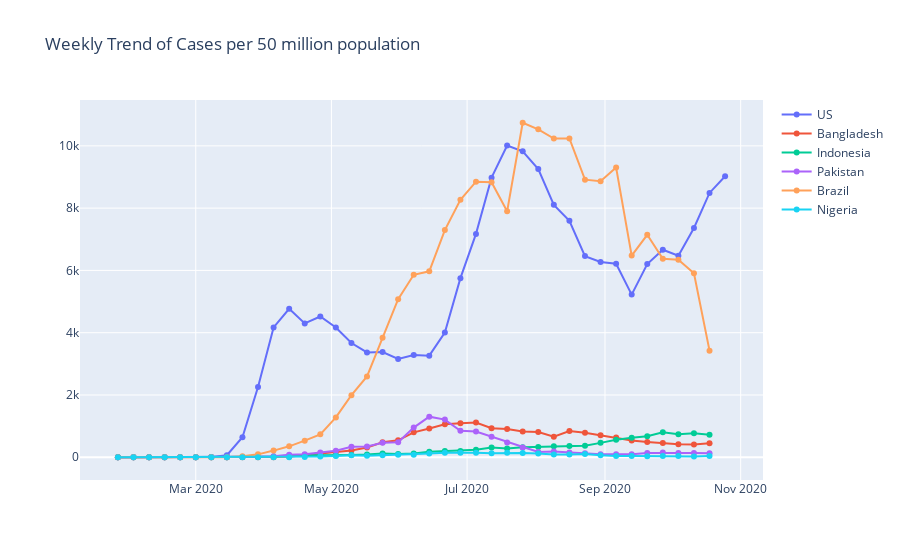

Write notebook code for a chart like this one.
### Code cell
trace0 = go.Scatter(x=WeeklyUS_cases.index, y=WeeklyUS_cases["UnitedStates"], 
                    name="US", 
                    mode="lines+markers") 

trace1 = go.Scatter(x=WeeklyCountries_cases.index, y=WeeklyCountries_cases["Bangladesh"], 
                    name="Bangladesh", 
                    mode="lines+markers")  

trace2 = go.Scatter(x=WeeklyCountries_cases.index, y=WeeklyCountries_cases["Indonesia"], 
                    name="Indonesia", 
                    mode="lines+markers") 

trace3 = go.Scatter(x=WeeklyCountries_cases.index, y=WeeklyCountries_cases["Pakistan"], 
                    name="Pakistan", 
                    mode="lines+markers") 

trace4 = go.Scatter(x=WeeklyCountries_cases.index, y=WeeklyCountries_cases["Brazil"], 
                    name="Brazil", 
                    mode="lines+markers") 

trace5 = go.Scatter(x=WeeklyCountries_cases.index, y=WeeklyCountries_cases["Nigeria"], 
                    name="Nigeria", 
                    mode="lines+markers")

mydata = go.Data([trace0, trace1,trace2, trace3,trace4,trace5])

mylayout = go.Layout(
    title="Weekly Trend of Cases per 50 million population"
)

fig2 = go.Figure(data=mydata, layout=mylayout)

plotly.offline.iplot(fig2, filename = '')

fig2.write_image("images/WeeklyTrend_NewCases_Countries,.png")
